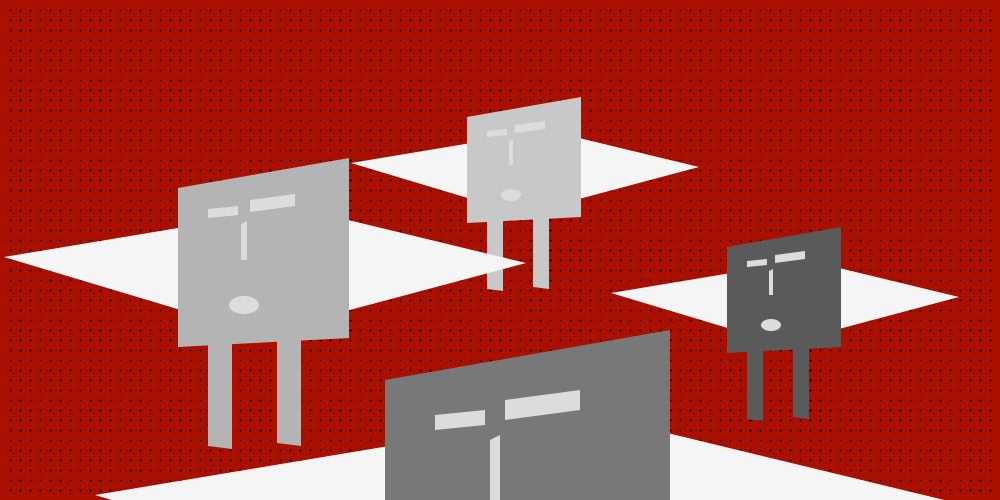
Frame 1 (no input)
Frame 60 (the mouse pressed at the canvas centre just before this capture): identical to frame 1, image omitted
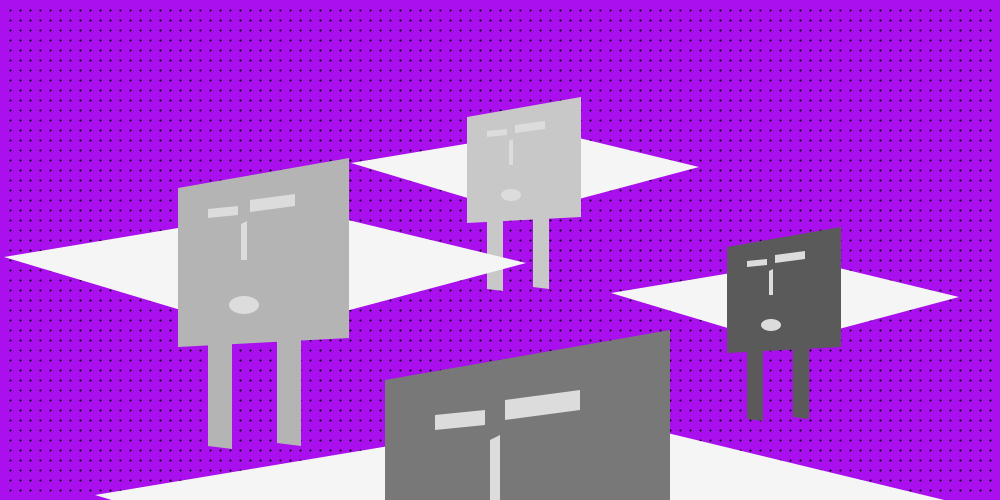
Frame 120 (the mouse held since frame 60 and released just before this capture)

The Processing sketch that drew these frames (run headless with seeded random() and noise(); from frame 60 on, the mouse is pressed at the canvas centre):

// Processing sketch: processing_13525
// ── processing_13525.pde

float c;
float v;
float pc;
float pv;
float easing = 0.05;


void setup() {
  size (1000, 500);
  smooth();
}

void draw() {
  frameRate(60);
  float targetC = mouseX;
  c += (targetC - c) * easing;
  float targetV = mouseY;
  v += (targetV - v) * easing;
  background(169, 16, pv);
  pc = c;
  pv = v;
  
  randomSeed(0);
  stroke(0);
  strokeWeight(2);
  for (int n = 10; n < 500; n += 10) {
    for (int m = 10; m < 1000; m += 10) {
      point(m, n);
    }
  }
  
  translate(25, -25);
  man(560, 150, 90, 2.0);
  man(5, 100, 120, 5.0);
  man(300, 20, 200, 2.0);
  //man(700, 0, 150, 1.2);
  man(-60, 30, 180, 3.0);
}

void man(int x, int y, int g, float s) {
  pushMatrix();
  translate(x, y);
  scale(s);
  noStroke();
  
  fill(245);
  // left wing
  triangle(13, 84, 73, 74, 73, 102);
  // right wing
  triangle(187, 86, 125, 71, 127, 102);
  
  fill(g);
  //left leg
  quad(81, 113, 89, 112, 89, 148, 81, 147);
  // right leg
  quad(104, 112, 112, 111, 112, 147, 104, 146);
  // body
  quad(71, 61, 128, 51, 128, 111, 71, 114);
  fill(220);
  // left eye
  quad(81, 68, 91, 67, 91, 70, 81, 71);
  // right eye
  quad(95, 65, 110, 63, 110, 67, 95, 69);
  // nose
  quad(92, 73, 94, 72, 94, 85, 92, 85);
  // mouth
  ellipse(93, 100, 10, 6);
  popMatrix();
}
  
  
